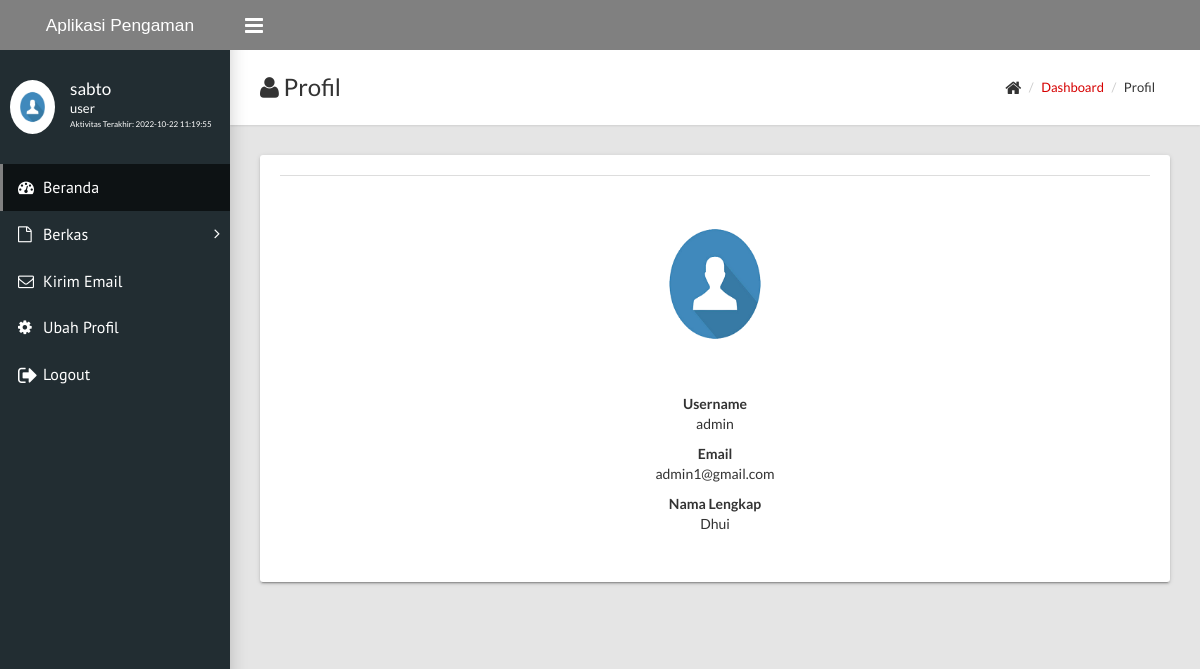
The app's page /dashboard/profile.php?id=admin (signed in) with its own data.
### tables this page shows
CREATE TABLE `users` (
  `username` varchar(15) NOT NULL,
  `password` varchar(100) DEFAULT NULL,
  `email` varchar(100) NOT NULL,
  `fullname` varchar(50) DEFAULT NULL,
  `job_title` varchar(50) DEFAULT NULL,
  `img` text DEFAULT NULL,
  `verifikasi` enum('Ya','Tidak','Blokir') NOT NULL,
  `join_date` timestamp NULL DEFAULT NULL,
  `last_activity` timestamp NULL DEFAULT NULL,
  `status` enum('1','2') DEFAULT NULL,
  `token` varchar(200) NOT NULL
);

### dashboard/profile.php (the view, shortened to what this page needs)
<?php
include('../config.php');
$last = $_SESSION['username'];
?>
<!DOCTYPE html>
<html>
<?php
$username = $_SESSION['username'];
?>
<head>
    <link rel="stylesheet" type="text/css" href="../assets/css/main_3.css">
    <link rel="stylesheet" type="text/css" href="../assets/plugins/datatables/css/jquery.dataTables.css">
</head>
<body class="sidebar-mini fixed">
    <?php include('navmenu.php'); ?>
    <div class="content-wrapper">
        <div class="page-title">
            <div>
                <h1><i class="fa fa-user"></i> Profil</h1>
            </div>
            <div>
                <ul class="breadcrumb">
                    <li><i class="fa fa-home fa-lg"></i></li>
                    <li><a href="index.php">Dashboard</a></li>
                    <li>Profil</li>
                </ul>
            </div>
        </div>
        <div class="row">
            <div class="col-md-12">
                <?php
                $userdata = $_GET['id'];
                $query = mysqli_query($connect, "SELECT username,fullname,email,img
                    FROM users WHERE username = '$userdata'");
                $data = mysqli_fetch_array($query);
                $images = $data['img'];
                ?>
                <div class="card mb-4 w-100">
                    <div class="card-body align-self-center">
                        <form method="POST" enctype="multipart/form-data">
                            <table class="table table-borderless">
                                <?php
                                if ($username == $userdata) {
                                    ?>
                                    <tbody>
                                        <tr>
                                            <td align="center">
                                                <div>
                                                    <img src="../assets/images/user/<?php echo $images; ?>"
                                                    class="img-circle" height="150px">
                                                </div>
                                                <div style="margin-top: 10pt; width:50%;">
                                                    <input type="file" name="photo" class="form-control">
                                                </div>
                                                <div style="margin-top: 10pt;">
                                                    <button name="btnFoto" class="btn btn-primary w-100">Ubah Foto</button>
                                                </div>
                                            </td>
                                            <td class="align-self-center">
                                                <div style="font-weight: bold;">Username</div>
                                                <div class="input-group flex-nowrap mb-3" style="width:100%;">
                                                    <input disabled type="text" name="username" class="form-control"
                                                    value="<?php echo $data['username']; ?>"
                                                    aria-describedby="addon-wrapping">
                                                </div>
                                                <div style="font-weight: bold;">Email</div>
                                                <div class="input-group flex-nowrap mb-3" style="width:100%;">
                                                    <input type="text" name="email" class="form-control"
                                                    value="<?php echo $data['email']; ?>"
                                                    aria-describedby="addon-wrapping">
                                                </div>
                                                <div style="font-weight: bold;">Nama Lengkap</div>
                                                <div class="input-group flex-nowrap mb-3" style="width:100%;">
                                                    <input type="text" name="nama" class="form-control"
                                                    value="<?php echo $data['fullname']; ?>"
                                                    aria-describedby="addon-wrapping">
                                                </div>
                                                <input type="submit" name="btnSimpan" class="btn btn-primary w-100"
                                                value="Simpan Perubahan" style="width:100%; margin-top:20px;">
                                            </td>
                                            <?php
                                            include '../config.php';
                                            if (isset($_POST["btnSimpan"])) {
                                                $email = $_POST['email'];
                                                $nama = $_POST['nama'];
                                                $edit = mysqli_query($connect, "UPDATE users SET email = '$email', fullname = '$nama' WHERE username = '$username'");
                                                if ($edit) {
                                                    echo '<script language="javascript"> alert("Data berhasil diubah"); </script>';
                                                    echo '<script> location.replace("profile.php?id=' . $username . '"); </script>';
                                                } else {
                                                    echo '<script language="javascript"> alert("Terjadi kesalahan dalam mengubah data"); </script>';
                                                    echo '<script> location.replace("profile.php?id=' . $username . '"); </script>';
                                                }
                                            }
                                            ?>
                                            <?php
                                        } else {
                                            ?>
                                            <tbody>
                                                <tr>
                                                    <td align="center">
                                                        <div>
                                                            <img src="../assets/images/user/<?php echo $images; ?>"
                                                            class="img-circle" height="200px">
                                                        </div>
                                                        <div style="font-weight: bold; margin-top:10px;">Username</div>
                                                        <div class="input-group flex-nowrap" style="width:50%;">
                                                            <?php echo $data['username']; ?>
                                                        </div>
                                                        <div style="font-weight: bold; margin-top:10px;">Email</div>
                                                        <div class="input-group flex-nowrap" style="width:50%;">
                                                            <?php echo $data['email']; ?>
                                                        </div>
                                                        <div style="font-weight: bold; margin-top:10px;">Nama Lengkap</div>
                                                        <div class="input-group flex-nowrap" style="width:50%;">
                                                            <?php echo $data['fullname']; ?>
                                                        </div>
                                                    </td>
                                                    <?php
                                                }
                                                ?>
                                            </tr>
                                        </tbody>
                                    </table>
                                </form>
                            </div>
                        </div>
                    </div>
                </div>
            </div>
        </body>
        </html>

### dashboard/navmenu.php (shortened to what this page needs)
<div class="wrapper">
  <header class="main-header hidden-print">
    <a class="logo"
    style="font-size:13pt; font-family:'Trebuchet MS', 'Lucida Sans Unicode', 'Lucida Grande', 'Lucida Sans', Arial, sans-serif;">
    <span style="margin-left: 5px;">Aplikasi Pengaman Surat</span>
  </a>
  <nav class="navbar navbar-static-top">
    <a class="sidebar-toggle" href="#" data-toggle="offcanvas"></a>
        </nav>
      </header>
      <aside class="main-sidebar hidden-print">
        <section class="sidebar">
          <div class="user-panel">
            <?php
            include '../config.php';
            $userdata = mysqli_query($connect, "SELECT * FROM users WHERE username = '$last'");
            $data = mysqli_fetch_array($userdata);
            if ($data['img'] != NULL) {
              $img = $data['img'];
            } else {
              $img = "default.png";
            }
            ?>
            <div class="pull-left image"><img class="img-circle" src="../assets/images/user/<?php echo $img; ?>"
              alt="User Image"></div>
              <div class="pull-left info">
                <p style="margin-top:-5px;"><?php echo $data['username']; ?></p>
                <p class="designation"><?php echo $data['job_title']; ?></p>
                <p class="designation" style="font-size:6pt;">Aktivitas Terakhir:
                  <?php echo $data['last_activity'] ?></p>
                </div>
              </div>
              <ul class="sidebar-menu">
                <?php
                $v = $_SESSION['username'];
                $query = mysqli_query($connect, "SELECT * FROM users WHERE username='$v'");
                $users = mysqli_fetch_array($query);
                if ($users['status'] == 1) {
                  ?>
                  <li class="active"><a href="index.php"><i class="fa fa-dashboard"></i><span>Beranda</span></a></li>
                  <?php
                }elseif($users['status'] == 2){
                  ?>
                  <li class="active"><a href="index.php"><i class="fa fa-dashboard"></i><span>Beranda</span></a></li>
                  <?php
                }
                ?>
                <?php
        if ($users['status'] == 1) {
          echo '<li class="treeview"><a href="#"><i class="fa fa-file-o"></i><span>Berkas</span><i class="fa fa-angle-right"></i></a>
          <ul class="treeview-menu">
          <li><a href="encrypt.php"><i class="fa fa-circle-o"></i> Enkripsi Berkas</a></li>
          <li><a href="decrypt.php"><i class="fa fa-circle-o"></i> Dekripsi Berkas</a></li>
          </ul>
          </li>';
        } elseif ($users['status'] == 2) {
          echo '<li class="treeview"><a href="#"><i class="fa fa-file-o"></i><span>Berkas</span><i class="fa fa-angle-right"></i></a>
          <ul class="treeview-menu">
          <li><a href="encrypt.php"><i class="fa fa-circle-o"></i> Enkripsi Berkas</a></li>
          <li><a href="decrypt.php"><i class="fa fa-circle-o"></i> Dekripsi Berkas</a></li>
          </ul>
          </li>';
        } else {
          echo "";
        }
        ?>
        <?php
        if ($users['status'] == 2) {
          ?>
          <li><a href="from_send.php"><i class="fa fa-envelope-o"></i><span>Kirim Email</span></a></li>
          <?php
        }
        ?>
        <li><a href="profile.php?id=<?php echo $_SESSION['username']; ?>"><i class="fa fa-cog"></i><span>Ubah
        Profil</span></a></li>
        <li><a href="logout.php"><i class="fa fa-sign-out fa-lg"></i><span>Logout</span></a></li>
      </ul>
    </section>
  </aside>

### records on screen
users: username "sabto", job_title "user", last_activity "2022-10-22 11:19:55"
users: img (picture), username "admin", email "admin1@gmail.com", fullname "Dhui"
